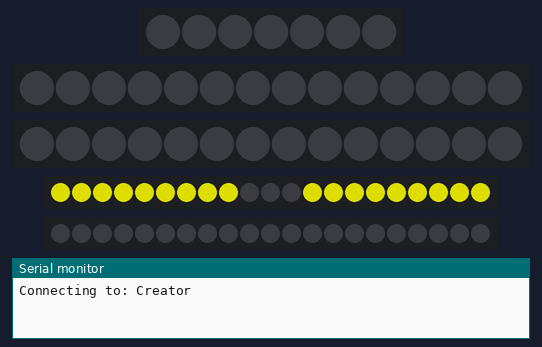
Bench run of a sketch on a simulated ESP8266 (NodeMCU). Parts: 7 RGB LEDs in strip order, left to right, 2 × 14 RGB LEDs in strip order, left to right, 2 × 21 RGB LEDs in strip order, left to right, the last lines printed to the serial monitor. Dim RGB values are drawn brighter than linear; WiFi joins after 1.5 s; servers stay silent unless stated; the local clock reads 2024-03-15 10:24:30 at power-on unless the sketch sets it; EEPROM starts erased.

Above: at 0.1 s.
At 1.1 s:
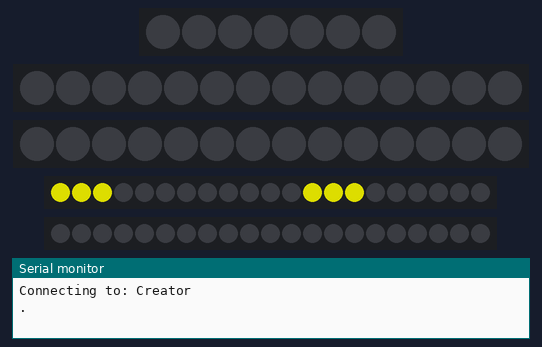
At 2.1 s:
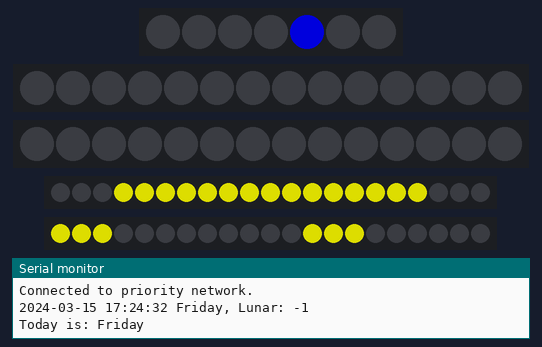

Measured:
- what the display in image 1 shows lasts 1.0 s, from 1.0 s to 2.0 s

The sketch:

WS2812.ino
```cpp
#include <Adafruit_NeoPixel.h>
#include "DayDisplay.h"
#include "SevenSegment.h"
#include "DoubleDigit.h"

// Pin Definitions
#if defined(ESP8266)
  #include "WifiConnector.h" // Include Wi-Fi logic
  #define PIN_DAY    D7
  #define PIN_SEG1   D6
  #define PIN_SEG2   D5
  #define PIN_SEG3   D2
  #define PIN_SEG4   D1
#else
  #define PIN_DAY    3
  #define PIN_SEG1   4
  #define PIN_SEG2   5
  #define PIN_SEG3   6
  #define PIN_SEG4   7
#endif

#define NUMPIXELS  7

Adafruit_NeoPixel pixels(NUMPIXELS, PIN_DAY, NEO_GRB + NEO_KHZ800);

DayDisplay* dayDisp;
SevenSegment* seg1;
SevenSegment* seg2;
SevenSegment* seg3;
SevenSegment* seg4;
DoubleDigit* numDisplay1;
DoubleDigit* numDisplay2;

#if defined(ESP8266)
WifiConnector connector;
#include <ArduinoOTA.h>
#endif

#include <time.h>
#include "timestampe_to_lunar_date.h"

// Helper function to set display colors based on requirements
void setDisplayColors() {
  // NumDisplay1 (Lunar) - Let's use Cyan? Or keep Green?
  // NumDisplay2 (Solar) - Let's use Orange?
  // For now relying on default or loop setting.
}

// Day names for Serial logging
#define utc_7 25200
const char* dayNames[] = {"Monday", "Tuesday", "Wednesday", "Thursday", "Friday", "Saturday", "Sunday"};

void showDate(uint32_t timestamp) {
  // Use a copy of timestamp for display logic if needed, but localtime handles it.
  // timestamp is already UTC (from NTP or base).
  // We need to add UTC+7 for display/calculation purposes as per previous logic
  time_t rawTime = (time_t)(timestamp + utc_7);
  struct tm* timeInfo = localtime(&rawTime);

  // 1. Calculate Day of Week
  // tm_wday: 0=Sun, 1=Mon, ..., 6=Sat
  // Our Day Enum: DAY_MONDAY=0 ... DAY_SUNDAY=6
  int wday = timeInfo->tm_wday;
  Day currentDay = (Day)((wday + 6) % 7);

  // 2. Solar Day
  int solarDay = timeInfo->tm_mday;

  // 3. Lunar Day
  int lunarDay = getLunarDay(timestamp + utc_7); // lunar func expects timestamp in target timezone?
  // Check helper: "Timestamp của 01/12/2025 00:00:00 UTC" -> it compares diff.
  // Let's stick to passing the adjusted timestamp if getLunarDay expects local representation or consistent UTC.
  // The helper uses EPOCH_01_12_2025 (UTC).
  // If we pass (timestamp + utc_7), we are shifting it.
  // Let's assume getLunarDay expects the same time basis as the visual date (Local).
  // Actually, let's verify if getLunarDay needs raw UTC or Local.
  // The user script generated mapping based on 01/12/2025.
  // Let's pass the same timestamp we used for solar calculation: (timestamp + utc_7)
  // Wait, if I pass (timestamp + utc_7) to getLunarDay, and getLunarDay subtracts a UTC EPOCH, the diff will be shifted.
  // Let's keep consistent with previous approved logic: `getLunarDay(timestamp)` where timestamp was passed into showDate.
  // But wait, in `showDate` passed `testTimestamp` was `1770508799`.
  // The new logic passes `now` (UTC).
  // So inside `showDate`, we shift for Solar `timestamp += utc_7`.
  // `getLunarDay` should probably take the shifted timestamp if it's based on local day boundaries, OR standardized UTC.
  // Given previous usage: `getLunarDay(timestamp)` was called *before* `timestamp += utc_7` in previous diff?
  // No, `timestamp += utc_7` was at top of function.
  // So `getLunarDay` received the shifted timestamp.

  // LOGGING
  char timeStr[64];
  strftime(timeStr, sizeof(timeStr), "%Y-%m-%d %H:%M:%S", timeInfo);
  Serial.print(timeStr);
  Serial.print(" ");
  Serial.print(dayNames[currentDay]); // 0-6 index matches array
  Serial.print(", Lunar: ");
  Serial.println(lunarDay);

  // Update Displays
  dayDisp->showDay(currentDay);

  if (lunarDay != -1) {
    numDisplay1->setColor(0, 0, 150); // Blue for Lunar
    numDisplay1->showNumber(lunarDay);
  } else {
    numDisplay1->showNumber(-1); // Error/Out of range
  }

  numDisplay2->setColor(150, 150, 0); // Yellow/Orange for Solar
  numDisplay2->showNumber(solarDay);
}

void setup() {
  Serial.begin(9600);

  pixels.begin();
  dayDisp = new DayDisplay(&pixels);

  // Initialize Seven Segments
  seg1 = new SevenSegment(PIN_SEG1, 2);
  seg2 = new SevenSegment(PIN_SEG2, 2);
  seg3 = new SevenSegment(PIN_SEG3, 3);
  seg4 = new SevenSegment(PIN_SEG4, 3);

  seg1->begin();
  seg2->begin();
  seg3->begin();
  seg4->begin();

  // Initialize Double Digits
  // Pin 4/5 -> Display 1
  numDisplay1 = new DoubleDigit(seg2, seg1);

  // Pin 6/7 -> Display 2
  numDisplay2 = new DoubleDigit(seg4, seg3);

  #if defined(ESP8266)
  // Connect to Wi-Fi with progress display
  connector.setDisplay(numDisplay2); // Show count on Display 2
  connector.connect();
  configTime(0, 0, "pool.ntp.org", "time.nist.gov"); // Sync time (UTC)

  // OTA Configuration
  ArduinoOTA.setHostname("Derichs-Clock");

  ArduinoOTA.onStart([]() {
    String type;
    if (ArduinoOTA.getCommand() == U_FLASH) {
      type = "sketch";
    } else { // U_FS
      type = "filesystem";
    }
    // NOTE: if updating FS this would be the place to unmount FS using SPIFFS.end()
    Serial.println("Start updating " + type);
    numDisplay2->setColor(0, 150, 150); // Cyan
  });

  ArduinoOTA.onEnd([]() {
    Serial.println("\nEnd");
    numDisplay2->showNumber(100);
  });

  ArduinoOTA.onProgress([](unsigned int progress, unsigned int total) {
    int percent = (progress / (total / 100));
    numDisplay2->showNumber(percent);
    // Serial.printf("Progress: %u%%\r", percent);
  });

  ArduinoOTA.onError([](ota_error_t error) {
    numDisplay2->setColor(255, 0, 0); // Red
    numDisplay2->showNumber(error);
    Serial.printf("Error[%u]: ", error);
    if (error == OTA_AUTH_ERROR) {
      Serial.println("Auth Failed");
    } else if (error == OTA_BEGIN_ERROR) {
      Serial.println("Begin Failed");
    } else if (error == OTA_CONNECT_ERROR) {
      Serial.println("Connect Failed");
    } else if (error == OTA_RECEIVE_ERROR) {
      Serial.println("Receive Failed");
    } else if (error == OTA_END_ERROR) {
      Serial.println("End Failed");
    }
  });

  ArduinoOTA.begin();
  #endif
}

unsigned long lastUpdate = 0;

// Default timestamp for non-ESP boards (e.g., 01/01/2026 00:00:00 UTC)
// You can update this to a more recent date before compiling for non-ESP.
#if !defined(ESP8266)
uint32_t baseTimestamp = 1767225600;
#endif

void loop() {
  uint32_t currentTimestamp = 0;

  #if defined(ESP8266)
    ArduinoOTA.handle(); // Handle OTA updates

    // ESP8266 Logic: Use NTP
    if (millis() - lastUpdate > 60000 || lastUpdate == 0) {
      // Check Wi-Fi connection
      connector.check();

      time_t now = time(nullptr);
      if (now > 100000) {
        showDate((uint32_t)now);
        lastUpdate = millis();
      }
    }
    delay(100);
  #else
    // Non-ESP Logic: Simulate Time
    // Calculate seconds passed since boot (millis() / 1000)
    currentTimestamp = baseTimestamp + (millis() / 1000);

    // Update display every second (or minute if preferred)
    showDate(currentTimestamp);

    delay(1000);
  #endif
}
```

DayDisplay.cpp
```cpp
#include "DayDisplay.h"
#include <Arduino.h>

DayDisplay::DayDisplay(Adafruit_NeoPixel* neoPixelStrip) {
  strip = neoPixelStrip;
}

void DayDisplay::showDay(Day day) {
  strip->clear();

  int pixelIndex = (int)day;

  if (pixelIndex >= 0 && pixelIndex < strip->numPixels()) {
    uint32_t color;
    switch (day) {
      case DAY_MONDAY:
      case DAY_WEDNESDAY:
      case DAY_FRIDAY:
        color = strip->Color(0, 0, 150); // Blue
        break;
      case DAY_TUESDAY:
      case DAY_THURSDAY:
      case DAY_SATURDAY:
        color = strip->Color(0, 150, 0); // Green
        break;
      case DAY_SUNDAY:
        color = strip->Color(255, 0, 0); // Red (Max Brightness)
        break;
      default:
        color = strip->Color(0, 0, 0); // Off/Error
        break;
    }
    strip->setPixelColor(pixelIndex, color);

    const char* dayNames[] = {"Monday", "Tuesday", "Wednesday", "Thursday", "Friday", "Saturday", "Sunday"};
    Serial.print("Today is: ");
    Serial.println(dayNames[pixelIndex]);
  }

  strip->show();
}
```

DayDisplay.h
```cpp
#ifndef DAYDISPLAY_H
#define DAYDISPLAY_H

#include <Adafruit_NeoPixel.h>

enum Day {
  DAY_MONDAY = 0,
  DAY_TUESDAY,
  DAY_WEDNESDAY,
  DAY_THURSDAY,
  DAY_FRIDAY,
  DAY_SATURDAY,
  DAY_SUNDAY
};

class DayDisplay {
  private:
    Adafruit_NeoPixel* strip;

  public:
    DayDisplay(Adafruit_NeoPixel* neoPixelStrip);
    void showDay(Day day);
};

#endif
```

DoubleDigit.cpp
```cpp
#include "DoubleDigit.h"

DoubleDigit::DoubleDigit(SevenSegment* tensSeg, SevenSegment* onesSeg) {
  tens = tensSeg;
  ones = onesSeg;
}

void DoubleDigit::showNumber(int number) {
  if (number < 0) {
    tens->showNumber(-1); // Off
    ones->showNumber(-1); // Off
  } else {
    // Ensure number is within 0-99 range effectively for display
    int val = number % 100;

    int tensDigit = val / 10;
    int onesDigit = val % 10;

    // Hide leading zero if tensDigit is 0 (except if the number is literally 0? No, user said do not show 0 as FIRST digit)
    // Interpreting "first digit" as the tens place.
    // If number is 0, we usually show "0". So tens is blank, ones is 0.
    // If number is 5, we show " 5".
    if (tensDigit == 0) {
      tens->showNumber(-1); // Blank
    } else {
      tens->showNumber(tensDigit);
    }
    ones->showNumber(onesDigit);
  }
}

void DoubleDigit::setColor(uint8_t r, uint8_t g, uint8_t b) {
  tens->setColor(r, g, b);
  ones->setColor(r, g, b);
}

void DoubleDigit::setColor(uint32_t c) {
  tens->setColor(c);
  ones->setColor(c);
}
```

DoubleDigit.h
```cpp
#ifndef DOUBLEDIGIT_H
#define DOUBLEDIGIT_H

#include "SevenSegment.h"

class DoubleDigit {
  private:
    SevenSegment* tens;
    SevenSegment* ones;

  public:
    DoubleDigit(SevenSegment* tensSeg, SevenSegment* onesSeg);
    void showNumber(int number);
    void setColor(uint8_t r, uint8_t g, uint8_t b);
    void setColor(uint32_t c);
};

#endif
```

SevenSegment.cpp
```cpp
#include "SevenSegment.h"

// Segment definitions (A-G)
// A = 0
// B = 1
// ...
// G = 6
// Mapping (1 = ON, 0 = OFF) for segments A, B, C, D, E, F, G
const byte numberSegments[10][7] = {
  {1, 1, 1, 1, 1, 1, 0}, // 0
  {0, 1, 1, 0, 0, 0, 0}, // 1
  {1, 1, 0, 1, 1, 0, 1}, // 2
  {1, 1, 1, 1, 0, 0, 1}, // 3
  {0, 1, 1, 0, 0, 1, 1}, // 4
  {1, 0, 1, 1, 0, 1, 1}, // 5
  {1, 0, 1, 1, 1, 1, 1}, // 6
  {1, 1, 1, 0, 0, 0, 0}, // 7
  {1, 1, 1, 1, 1, 1, 1}, // 8
  {1, 1, 1, 1, 0, 1, 1}  // 9
};

SevenSegment::SevenSegment(int p, int lps) {
  pin = p;
  ledsPerSeg = lps;
  // Calculate total pixels: 7 segments * ledsPerSegment
  strip = new Adafruit_NeoPixel(7 * ledsPerSeg, pin, NEO_GRB + NEO_KHZ800);
  _color = strip->Color(255, 0, 0); // Default Red
}

void SevenSegment::begin() {
  strip->begin();
  strip->show(); // Initialize all pixels to 'off'
}

void SevenSegment::setColor(uint8_t r, uint8_t g, uint8_t b) {
  _color = strip->Color(r, g, b);
}

void SevenSegment::setColor(uint32_t c) {
  _color = c;
}

// Mapping from Standard Segment Index (A=0 ... G=6) to Physical Strip Order Index
// Physical Order: B, A, F, G, C, D, E
// Index 0 (A) -> Physical Position 1
// Index 1 (B) -> Physical Position 0
// Index 2 (C) -> Physical Position 4
// Index 3 (D) -> Physical Position 5
// Index 4 (E) -> Physical Position 6
// Index 5 (F) -> Physical Position 2
// Index 6 (G) -> Physical Position 3
const int segmentMapping[7] = {1, 0, 4, 5, 6, 2, 3};

void SevenSegment::showNumber(int number) {
  strip->clear();

  if (number >= 0 && number <= 9) {
    for (int seg = 0; seg < 7; seg++) {
      // Check if standard segment (A-G) should be on
      if (numberSegments[number][seg] == 1) {

        // Find the physical position of this segment
        int physicalSeg = segmentMapping[seg];

        // Light up all LEDs in this physical segment
        int startPixel = physicalSeg * ledsPerSeg;
        for (int i = 0; i < ledsPerSeg; i++) {
           strip->setPixelColor(startPixel + i, _color); // Use set color
        }
      }
    }
  } else if (number == -1) {
    // Nothing, already cleared
  }

  strip->show();
}
```

SevenSegment.h
```cpp
#ifndef SEVENSEGMENT_H
#define SEVENSEGMENT_H

#include <Adafruit_NeoPixel.h>

class SevenSegment {
  private:
    Adafruit_NeoPixel* strip;
    int ledsPerSeg;
    int pin;
    uint32_t _color;

  public:
    SevenSegment(int pin, int ledsPerSegment);
    void begin();
    void showNumber(int number);
    void setColor(uint8_t r, uint8_t g, uint8_t b);
    void setColor(uint32_t c);
};

#endif
```

WifiConnector.cpp
```cpp
#include "WifiConnector.h"

#ifdef ESP8266

WifiConnector::WifiConnector() {
  display = nullptr;
}

void WifiConnector::setDisplay(DoubleDigit* ptr) {
  display = ptr;
}

void WifiConnector::connect() {
  EEPROM.begin(512);
  // ... (rest of connect same as before)

  // Read priority index from EEPROM
  int priority = EEPROM.read(priorityAddr);

  // Validate priority (must be 0 or 1)
  if (priority != 0 && priority != 1) {
    priority = 0; // Default to first network
  }

  // Try connecting to priority network first
  connectTo(priority);

  // Check if connected
  if (WiFi.status() != WL_CONNECTED) {
    Serial.println("Failed to connect to priority network. Switching...");

    // Switch to the other network
    int otherIndex = (priority == 0) ? 1 : 0;
    connectTo(otherIndex);

    if (WiFi.status() == WL_CONNECTED) {
      // If successful on the other network, update priority in EEPROM
      Serial.println("Connected to secondary network. Updating priority.");
      EEPROM.write(priorityAddr, otherIndex);
      EEPROM.commit();
    }
  } else {
    Serial.println("Connected to priority network.");
  }
}

void WifiConnector::check() {
  if (WiFi.status() != WL_CONNECTED) {
    Serial.println("Wi-Fi connection lost. Attempting to reconnect...");
    connect();
  }
}

void WifiConnector::connectTo(int index) {
  const char* ssid;
  const char* pass;

  if (index == 0) {
    ssid = WIFI_SSID_1;
    pass = WIFI_PASS_1;
  } else {
    ssid = WIFI_SSID_2;
    pass = WIFI_PASS_2;
  }

  Serial.print("Connecting to: ");
  Serial.println(ssid);

  WiFi.begin(ssid, pass);

  // Wait up to 60 seconds for connection
  unsigned long startAttempt = millis();
  int seconds = 0;

  while (WiFi.status() != WL_CONNECTED && millis() - startAttempt < 60000) {
    // Update display if available
    if (display != nullptr) {
      display->setColor(150, 150, 0); // Yellow indicating wait
      display->showNumber(seconds);
    }

    delay(1000);
    seconds++;
    Serial.print(".");
  }
  Serial.println();
}

#endif
```

WifiConnector.h
```cpp
#ifndef WIFICONNECTOR_H
#define WIFICONNECTOR_H

#ifdef ESP8266
#include <ESP8266WiFi.h>
#include <EEPROM.h>
#include "config.h"
#include "DoubleDigit.h"

class WifiConnector {
  private:
    const int priorityAddr = 0; // EEPROM address for priority index
    void connectTo(int index);
    DoubleDigit* display; // Pointer to display for progress

  public:
    WifiConnector();
    void setDisplay(DoubleDigit* ptr); // Set display to use
    void connect();
    void check(); // Check connection and reconnect if needed
};
#endif

#endif
```

timestampe_to_lunar_date.h
```cpp
#ifndef TIMESTAMP_TO_LUNAR_DATE_H
#define TIMESTAMP_TO_LUNAR_DATE_H

#include <Arduino.h>
#include <avr/pgmspace.h>

// Mốc gốc (Day 0): 01/12/2025 (Dương lịch)
// Mảng chứa số ngày kể từ mốc gốc đến ngày Mùng 1 của các tháng Âm lịch tiếp theo
// Sử dụng static để tránh lỗi đa định nghĩa nếu include nhiều nơi
static const int16_t LUNAR_MAPPING[] PROGMEM = {
    -11,   // Mùng 1 tháng 10 năm Ất Tỵ (rơi vào 20/11/2025)
    19,    // Mùng 1 tháng 11 (20/12/2025)
    49,    // Mùng 1 tháng 12 (19/01/2026)
    79,    // Mùng 1 tháng 1 năm Bính Ngọ (Tết 2026 - 17/02/2026)
    109, 138, 168, 197, 227, 256, 286, 315, 345, 374, 404, // 2026
    433, 463, 492, 521, 551, 580, 610, 639, 669, 699, 728, 758, 787, // 2027 (có nhuận)
    817, 846, 875, 905, 934, 963, 993, 1022, 1052, 1082, 1111, 1141, // 2028
    1171, 1200, 1229, 1259, 1288, 1317, 1347, 1376, 1406, 1436, 1466, 1495, // 2029
    1525, 1554, 1583, 1613, 1642, 1671, 1700, 1730, 1759, 1789, 1819, 1849, // 2030
    1878, 1908, 1937, 1966, 1996, 2025, 2054, 2083, 2113, 2142, 2172, 2202, 2232, // 2031 (nhuận)
    2261, 2291, 2320, 2349, 2379, 2408, 2437, 2466, 2496, 2525, 2555, 2585, // 2032
    2615, 2644, 2674, 2703, 2732, 2762, 2791, 2820, 2849, 2879, 2908, 2938, 2968, // 2033 (nhuận)
    2998, 3027, 3057, 3086, 3115, 3145, 3174, 3203, 3232, 3262, 3291, 3321, // 2034
    3351, 3381, 3410, 3440, 3469, 3498, 3528, 3557, 3586, 3615, 3645, 3674  // 2035
};

static const int LUNAR_SIZE = sizeof(LUNAR_MAPPING) / sizeof(LUNAR_MAPPING[0]);
static const uint32_t EPOCH_01_12_2025 = 1764547200; // Timestamp của 01/12/2025 00:00:00 UTC

// Hàm chuyển đổi timestamp sang ngày Âm lịch (1-30)
// Trả về -1 nếu ngoài phạm vi
inline int getLunarDay(uint32_t currentTimestamp) {
    if (currentTimestamp < EPOCH_01_12_2025) return -1; // Ngoài phạm vi hỗ trợ

    // Tính số ngày chênh lệch so với mốc 01/12/2025
    long daysSinceEpoch = (currentTimestamp - EPOCH_01_12_2025) / 86400;

    // Tìm trong mảng để xác định ngày mùng 1 gần nhất
    for (int i = LUNAR_SIZE - 1; i >= 0; i--) {
        int16_t monthStartDay = pgm_read_word(&LUNAR_MAPPING[i]);
        if (daysSinceEpoch >= monthStartDay) {
            // Ngày âm lịch = (Số ngày hiện tại - Ngày mùng 1) + 1
            return (daysSinceEpoch - monthStartDay) + 1;
        }
    }
    return -1;
}

#endif
```

config.h
```cpp
#ifndef CONFIG_H
#define CONFIG_H

// Define Wi-Fi credentials
#define WIFI_SSID_1 "Creator"
#define WIFI_PASS_1 "123456789"

#define WIFI_SSID_2 "B24.04"
#define WIFI_PASS_2 "baycuruoi"

#endif
```
